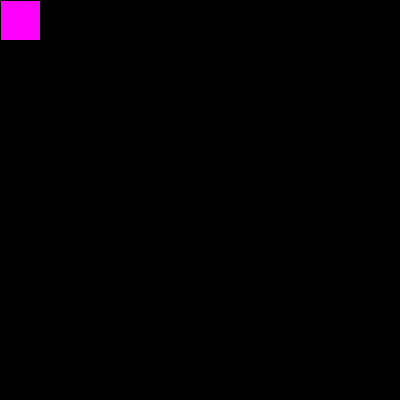
Frame 1 (no input)
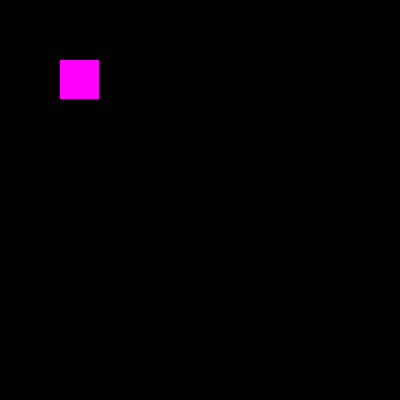
Frame 60 (the mouse pressed at the canvas centre just before this capture)
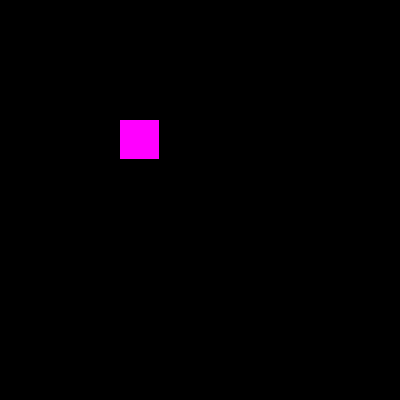
Frame 120 (the mouse held since frame 60 and released just before this capture)

The Processing sketch that drew these frames (run headless with seeded random() and noise(); from frame 60 on, the mouse is pressed at the canvas centre):

// Processing sketch: animation
// ── animation.pde
int moveY, moveX;

void setup(){
  moveY = 0;
  moveX = 0;
size(400,400);
}



void draw(){
background(0);
fill(255, 0 ,255);
rect(moveX, moveY, 40, 40);
moveY++;
moveX++;
if(moveY+40 >= height) {
  moveY=0;
  if (moveX+40 >= width) {
    moveX = 0;

}
}
}
